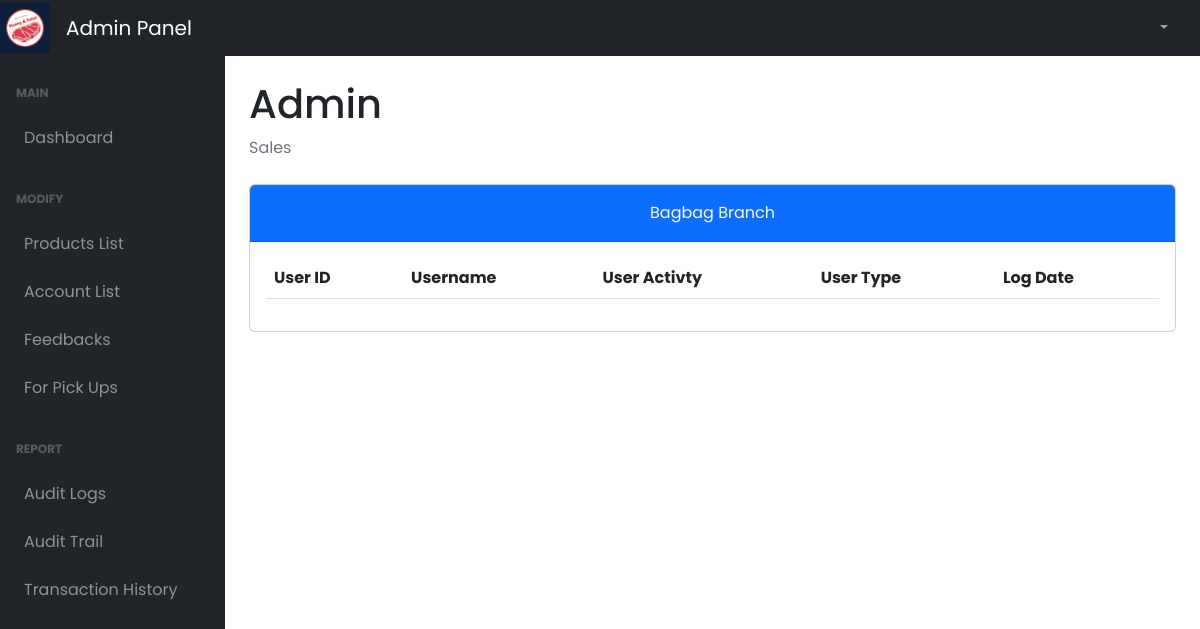
The page /admin/auditTrail.php (signed in) on the database as committed earlier.
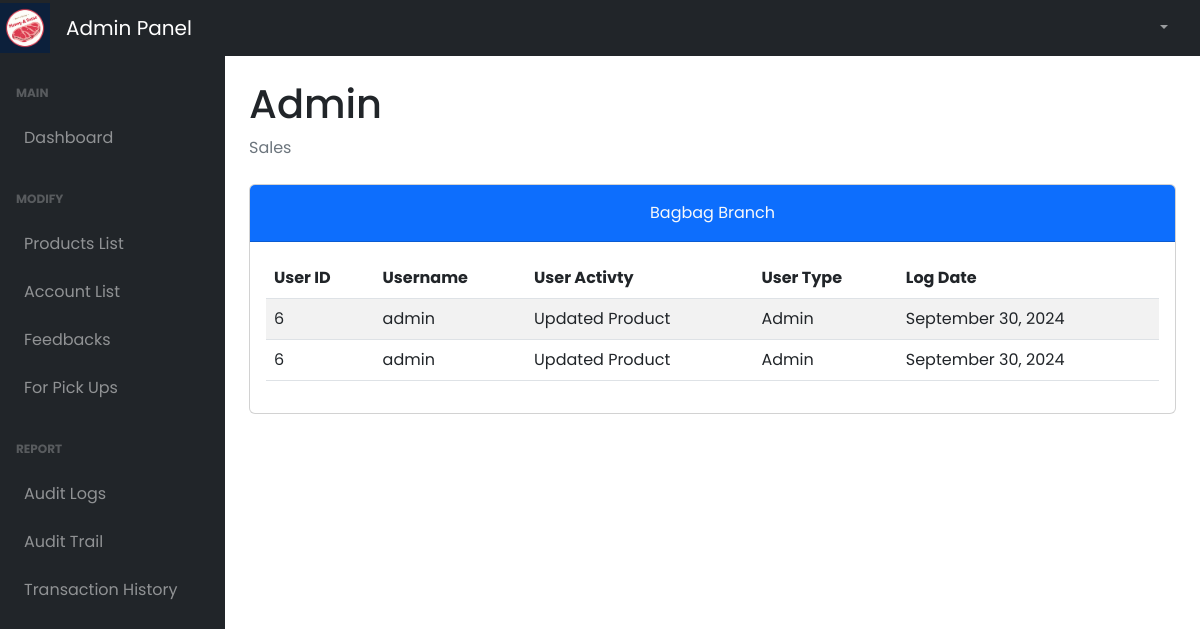
The same page on the database as committed later.
### tables this page shows
CREATE TABLE `tbl_audit_trail` (
  `trail_user_id` int(11) DEFAULT NULL,
  `trail_username` varchar(50) DEFAULT NULL,
  `trail_activity` varchar(50) DEFAULT NULL,
  `trail_user_type` varchar(50) DEFAULT NULL,
  `trail_date` timestamp NOT NULL DEFAULT current_timestamp()
);

### admin/auditTrail.php (the view, shortened to what this page needs)
<!DOCTYPE html>
<html lang="en">
  <head>
    <link href="../plugins/dataTables.bootstrap5.min.css" rel="stylesheet" />
    <link href="../plugins/responsive.bootstrap5.min.css" rel="stylesheet" />
    <link href="../styles/bootstrap5-min.css" rel="stylesheet" />
    <link href="../styles/card-general.css" rel="stylesheet" />
  </head>
  <body class="sb-nav-fixed">
    <?php require_once("./navbar.php"); ?>
    <div id="layoutSidenav">
      <?php require_once("./sidebar.php"); ?>
      <div id="layoutSidenav_content">
        <main>
          <div class="container-fluid px-4">
            <h1 class="mt-4" id="full_name">Admin</h1>
            <ol class="breadcrumb mb-4">
              <li class="breadcrumb-item active">Sales</li>
            </ol>
              <div class="card mb-5">
                    <div class="card-header bg-primary pt-3">
                        <div class="text-center">
                            <p class="card-title text-light">Bagbag Branch
                        </div>
                    </div>
                    <div class="card-body">
                      <table id="userAuditLogs" class="table table-striped nowrap" style="width:100%">
                        <thead>
                          <tr>
                            <th>User ID</th>
                            <th>Username</th>
                            <th>User Activty</th>
                            <th>User Type</th>
                            <th>Log Date</th>
                          </tr>
                        </thead>
                        <tbody>
                          <?php
                            $query = "SELECT * FROM tbl_audit_trail";
                            $stmt = $conn->prepare($query);
                            $stmt->execute();
                            $result = $stmt->get_result();
                              while ($data = $result->fetch_assoc()) {
                                $dateObject = new DateTime($data["trail_date"]);
                          ?>
                          <tr>
                            <td><?php echo $data['trail_user_id'];?></td>
                            <td><?php echo $data['trail_username'];?></td>
                            <td><?php echo $data['trail_activity'];?></td>
                            <td><?php echo $data['trail_user_type'];?></td>
                            <td><?php echo $dateObject->format('F j, Y'); ?></td>
                          </tr>
                          <?php
                            }
                          ?>
                        </tbody>
                      </table>
                    </div>
                  </div>
            </div>
      </main>
    </div>
  </div>
    <link rel="stylesheet" href="../styles/dataTables.min.css">
  </body>
</html>

Rows that differ between the two databases and show on the page:
added tbl_audit_trail: trail_user "6", trail_username "admin", trail_activity "Updated Product", trail_user_type "Admin", trail_date "September 30, 2024"
added tbl_audit_trail: trail_user "6", trail_username "admin", trail_activity "Updated Product", trail_user_type "Admin", trail_date "September 30, 2024"
